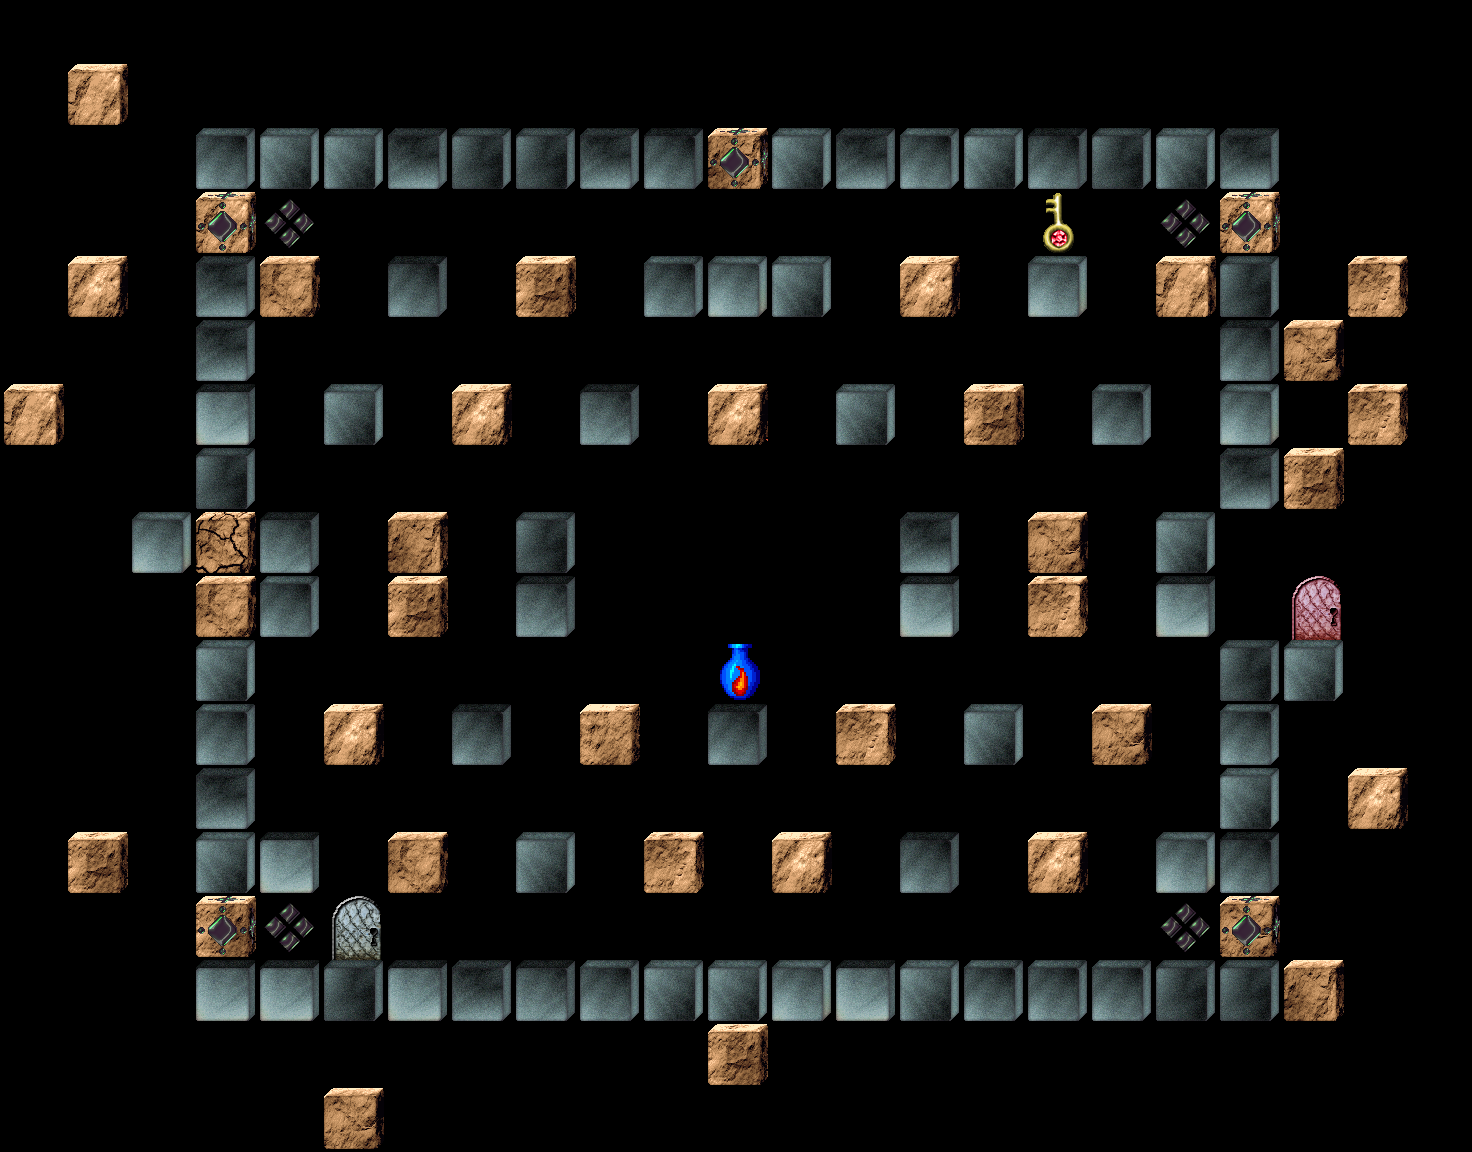

Below is a game level as drawn by its tile map, then a one-line description and the .tmx file that defines it, in full:
An orthogonal 23x18 tile map with 64x64 px tiles, 5 tile layers (Hidden Items, Items, Blocks, BlockExtras, ...), 2 tilesets and 13 objects (Dana1).

<map version="1.8" tiledversion="1.11.0" orientation="orthogonal" renderorder="right-down" width="23" height="18" tilewidth="64" tileheight="64" infinite="0" nextlayerid="12" nextobjectid="180">
 <tileset firstgid="1" source="../StaticObjects.tsx" />
 <tileset firstgid="89" source="../BoxDrawing.tsx" />
 <layer id="4" name="Hidden Items" width="23" height="18">
  <data encoding="csv">
0,0,0,0,0,0,0,0,0,0,0,0,0,0,0,0,0,0,0,0,0,0,0,
0,0,0,0,0,0,0,0,0,0,0,0,0,0,0,0,0,0,0,0,0,0,0,
0,0,0,0,0,0,0,0,0,0,0,0,0,0,0,0,0,0,0,0,0,0,0,
0,0,0,0,0,0,0,0,0,0,0,0,0,0,0,0,0,0,0,0,0,0,0,
0,0,0,0,0,0,0,0,0,0,0,0,0,0,0,0,0,0,0,0,0,0,0,
0,0,0,0,0,0,0,0,0,0,0,0,0,0,0,0,0,0,0,0,0,0,0,
0,0,0,0,0,0,0,0,0,0,0,0,0,0,0,0,0,0,0,0,0,0,0,
0,0,0,0,0,0,0,0,0,0,0,0,0,0,0,0,0,0,0,0,0,0,0,
0,0,0,0,0,0,0,0,0,0,0,0,0,0,0,0,0,0,0,0,0,0,0,
0,0,0,0,0,0,0,0,0,0,0,0,0,0,0,0,0,0,0,0,0,0,0,
0,0,0,0,0,0,0,0,0,0,0,0,0,0,0,0,0,0,0,0,0,0,0,
0,0,0,0,0,0,0,0,0,0,0,0,0,0,0,0,0,0,0,0,0,0,0,
0,0,0,0,0,0,0,0,0,0,0,0,0,0,0,0,0,0,0,0,0,0,0,
0,0,0,0,0,0,0,0,0,0,0,0,0,0,0,0,0,0,0,0,0,0,0,
0,0,0,0,0,0,0,0,0,0,0,0,0,0,0,0,0,0,0,0,0,0,0,
0,0,0,0,0,0,0,0,0,0,0,0,0,0,0,0,0,0,0,0,0,0,0,
0,0,0,0,0,0,0,0,0,0,0,0,0,0,0,0,0,0,0,0,0,0,0,
0,0,0,0,0,0,0,0,0,0,0,0,0,0,0,0,0,0,0,0,0,0,0
</data>
 </layer>
 <layer id="2" name="Items" width="23" height="18">
  <data encoding="csv">
0,0,0,0,0,0,0,0,0,0,0,0,0,0,0,0,0,0,0,0,0,0,0,
0,0,0,0,0,0,0,0,0,0,0,0,0,0,0,0,0,0,0,0,0,0,0,
0,0,0,0,0,0,0,0,0,0,0,0,0,0,0,0,0,0,0,0,0,0,0,
0,0,0,0,0,0,0,0,0,0,0,0,0,0,0,0,41,0,0,0,0,0,0,
0,0,0,0,0,0,0,0,0,0,0,0,0,0,0,0,0,0,0,0,0,0,0,
0,0,0,0,0,0,0,0,0,0,0,0,0,0,0,0,0,0,0,0,0,0,0,
0,0,0,0,0,0,0,0,0,0,0,48,0,0,0,0,0,0,0,0,0,0,0,
0,0,0,0,0,0,0,0,0,0,0,0,0,0,0,0,0,0,0,0,0,0,0,
0,0,0,44,0,0,0,0,0,0,0,0,0,0,0,0,0,0,0,0,0,0,0,
0,0,0,0,0,0,0,0,0,0,0,0,0,0,0,0,0,0,0,0,0,0,0,
0,0,0,0,0,0,0,0,0,0,0,49,0,0,0,0,0,0,0,0,0,0,0,
0,0,0,0,0,0,0,0,0,0,0,0,0,0,0,0,0,0,0,0,0,0,0,
0,0,0,0,0,0,0,0,0,0,0,0,0,0,0,0,0,0,0,0,0,0,0,
0,0,0,0,0,0,49,0,0,0,0,0,0,0,0,0,49,0,0,0,0,0,0,
0,0,0,0,0,0,0,0,0,0,0,0,0,0,0,0,0,0,0,0,0,0,0,
0,0,0,0,0,0,0,0,0,0,0,0,0,0,0,0,0,0,0,0,0,0,0,
0,0,0,0,0,0,0,0,0,0,0,0,0,0,0,0,0,0,0,0,0,0,0,
0,0,0,0,0,0,0,0,0,0,0,0,0,0,0,0,0,0,0,0,0,0,0
</data>
 </layer>
 <layer id="1" name="Blocks" width="23" height="18">
  <data encoding="csv">
0,0,0,0,0,0,0,0,0,0,0,0,0,0,0,0,0,0,0,0,0,0,0,
0,9,0,0,0,0,0,0,0,0,0,0,0,0,0,0,0,0,0,0,0,0,0,
0,0,0,3,2,2,5,4,4,5,6,12,2,5,3,2,6,4,2,5,0,0,0,
0,0,0,9,25,0,0,0,0,0,0,0,0,0,0,0,0,0,25,9,0,0,0,
0,13,0,5,11,0,6,0,14,0,3,1,2,0,13,0,1,0,9,4,0,16,0,
0,0,0,5,0,0,0,0,0,0,0,0,0,0,0,0,0,0,0,6,10,0,0,
9,0,0,8,0,2,0,13,0,7,0,13,0,2,0,14,0,3,0,1,0,16,0,
0,0,0,4,0,0,0,0,0,0,0,0,0,0,0,0,0,0,0,5,14,0,0,
0,0,1,19,7,0,12,0,4,0,0,0,0,0,5,0,10,0,2,0,0,0,0,
0,0,0,11,3,0,14,0,7,0,0,0,0,0,8,0,16,0,8,0,36,0,0,
0,0,0,2,0,0,0,0,0,0,0,0,0,0,0,0,0,0,0,4,2,0,0,
0,0,0,3,0,13,0,6,0,15,0,6,0,16,0,2,0,10,0,3,0,0,0,
0,0,0,5,0,0,0,0,0,0,0,0,0,0,0,0,0,0,0,2,0,13,0,
0,14,0,2,8,0,11,0,2,0,16,0,13,0,6,0,13,0,1,6,0,0,0,
0,0,0,14,25,33,0,0,0,0,0,0,0,0,0,0,0,0,25,10,0,0,0,
0,0,0,8,8,4,8,5,7,3,2,2,1,8,2,3,3,3,4,4,12,0,0,
0,0,0,0,0,0,0,0,0,0,0,14,0,0,0,0,0,0,0,0,0,0,0,
0,0,0,0,0,10,0,0,0,0,0,0,0,0,0,0,0,0,0,0,0,0,0
</data>
 </layer>
 <layer id="10" name="BlockExtras" width="23" height="18">
  <data encoding="csv">
0,0,0,0,0,0,0,0,0,0,0,0,0,0,0,0,0,0,0,0,0,0,0,
0,0,0,0,0,0,0,0,0,0,0,0,0,0,0,0,0,0,0,0,0,0,0,
0,0,0,0,0,0,0,0,0,0,0,29,0,0,0,0,0,0,0,0,0,0,0,
0,0,0,29,0,0,0,0,0,0,0,0,0,0,0,0,0,0,0,29,0,0,0,
0,0,0,0,0,0,0,0,0,0,0,0,0,0,0,0,0,0,0,0,0,0,0,
0,0,0,0,0,0,0,0,0,0,0,0,0,0,0,0,0,0,0,0,0,0,0,
0,0,0,0,0,0,0,0,0,0,0,0,0,0,0,0,0,0,0,0,0,0,0,
0,0,0,0,0,0,0,0,0,0,0,0,0,0,0,0,0,0,0,0,0,0,0,
0,0,0,0,0,0,0,0,0,0,0,0,0,0,0,0,0,0,0,0,0,0,0,
0,0,0,0,0,0,0,0,0,0,0,0,0,0,0,0,0,0,0,0,0,0,0,
0,0,0,0,0,0,0,0,0,0,0,0,0,0,0,0,0,0,0,0,0,0,0,
0,0,0,0,0,0,0,0,0,0,0,0,0,0,0,0,0,0,0,0,0,0,0,
0,0,0,0,0,0,0,0,0,0,0,0,0,0,0,0,0,0,0,0,0,0,0,
0,0,0,0,0,0,0,0,0,0,0,0,0,0,0,0,0,0,0,0,0,0,0,
0,0,0,29,0,0,0,0,0,0,0,0,0,0,0,0,0,0,0,29,0,0,0,
0,0,0,0,0,0,0,0,0,0,0,0,0,0,0,0,0,0,0,0,0,0,0,
0,0,0,0,0,0,0,0,0,0,0,0,0,0,0,0,0,0,0,0,0,0,0,
0,0,0,0,0,0,0,0,0,0,0,0,0,0,0,0,0,0,0,0,0,0,0
</data>
 </layer>
 <layer id="9" name="Walls" width="23" height="18" offsetx="-16" offsety="-16">
  <data encoding="csv">
0,0,0,0,0,0,0,0,0,0,0,0,0,0,0,0,0,0,0,0,0,0,0,
0,0,0,0,0,0,0,0,0,0,0,0,0,0,0,0,0,0,0,0,0,0,0,
0,0,0,0,0,0,0,0,0,0,0,0,0,0,0,0,0,0,0,0,0,0,0,
0,0,0,0,0,0,0,0,0,0,0,0,0,0,0,0,0,0,0,0,0,0,0,
0,0,0,0,0,0,0,0,0,0,0,0,0,0,0,0,0,0,0,0,0,0,0,
0,0,0,0,0,0,0,0,0,0,0,0,0,0,0,0,0,0,0,0,0,0,0,
0,0,0,0,0,0,0,0,0,0,0,0,0,0,0,0,0,0,0,0,0,0,0,
0,0,0,0,0,0,0,0,0,0,0,0,0,0,0,0,0,0,0,0,0,0,0,
0,0,0,0,0,0,0,0,0,0,0,0,0,0,0,0,0,0,0,0,0,0,0,
0,0,0,0,0,0,0,0,0,0,0,0,0,0,0,0,0,0,0,0,0,0,0,
0,0,0,0,0,0,0,0,0,0,0,0,0,0,0,0,0,0,0,0,0,0,0,
0,0,0,0,0,0,0,0,0,0,0,0,0,0,0,0,0,0,0,0,0,0,0,
0,0,0,0,0,0,0,0,0,0,0,0,0,0,0,0,0,0,0,0,0,0,0,
0,0,0,0,0,0,0,0,0,0,0,0,0,0,0,0,0,0,0,0,0,0,0,
0,0,0,0,0,0,0,0,0,0,0,0,0,0,0,0,0,0,0,0,0,0,0,
0,0,0,0,0,0,0,0,0,0,0,0,0,0,0,0,0,0,0,0,0,0,0,
0,0,0,0,0,0,0,0,0,0,0,0,0,0,0,0,0,0,0,0,0,0,0,
0,0,0,0,0,0,0,0,0,0,0,0,0,0,0,0,0,0,0,0,0,0,0
</data>
 </layer>
 <objectgroup id="3" name="Actors">
  <object id="158" template="../Dana.tx" x="288" y="672" />
  <object id="159" template="../Ghost.tx" x="736" y="480">
   <properties>
    <property name="FaceDirection" propertytype="Direction" value="Left" />
    <property name="MovePattern" propertytype="MovePattern" value="BackAndForth" />
   </properties>
  </object>
  <object id="160" template="../Spark.tx" x="544" y="800" />
  <object id="161" template="../Spark.tx" x="928" y="480">
   <properties>
    <property name="Chirality" propertytype="Chirality" value="CounterClockwise" />
   </properties>
  </object>
  <object id="162" template="../Spark.tx" x="544" y="480" />
  <object id="163" template="../Spark.tx" x="928" y="800">
   <properties>
    <property name="Chirality" propertytype="Chirality" value="CounterClockwise" />
   </properties>
  </object>
  <object id="166" template="../Spark.tx" x="1056" y="224">
   <properties>
    <property name="Chirality" propertytype="Chirality" value="CounterClockwise" />
   </properties>
  </object>
  <object id="167" template="../Spark.tx" x="416" y="224" />
  <object id="168" template="../Spark.tx" x="736" y="224">
   <properties>
    <property name="Speed" type="float" value="6" />
   </properties>
  </object>
  <object id="175" template="../Sportsman.tx" x="224" y="96">
   <properties>
    <property name="FaceDirection" value="Right" />
    <property name="FrameRate" type="float" value="20" />
   </properties>
  </object>
  <object id="176" template="../Sportsman.tx" x="1248" y="96">
   <properties>
    <property name="FrameRate" type="float" value="20" />
   </properties>
  </object>
  <object id="177" template="../Dana.tx" name="Dana1" x="1376" y="768" />
  <object id="179" template="../Ghost.tx" x="736" y="672">
   <properties>
    <property name="FaceDirection" propertytype="Direction" value="Right" />
   </properties>
  </object>
 </objectgroup>
 <objectgroup id="11" name="Triggers" />
</map>
